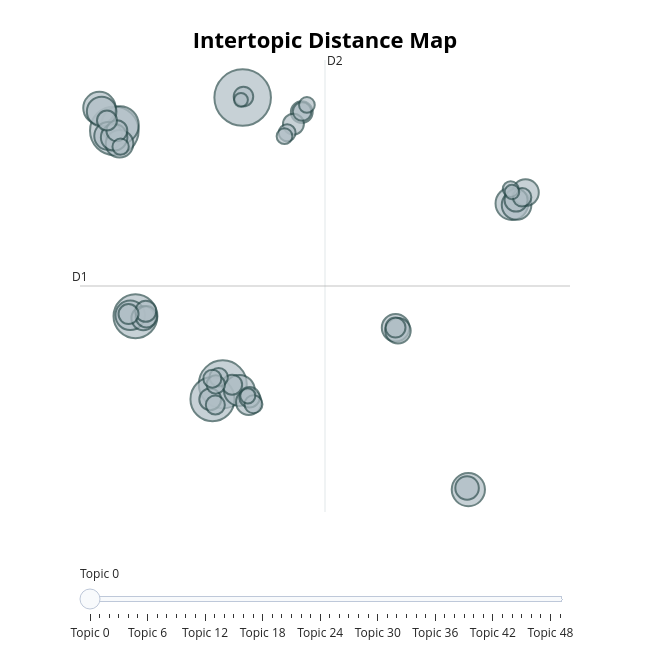

The code cell stored with this chart in its notebook:
### Code cell
topic_model_no_place.visualize_topics()

### Figure 1 — Plotly figure (JSON) as saved in the notebook; plotly's stock layout.template omitted (floating-point values rounded to 4 significant figures; data arrays with more than 128 entries replaced by an {"elided": "..."} marker saying what was removed)
{"data": [{"customdata": {"elided": "50x3 mixed values"}, "hovertemplate": "<b>Topic %{customdata[0]}</b><br>%{customdata[1]}<br>Size: %{customdata[2]}", "legendgroup": "", "marker": {"color": "#B0BEC5", "line": {"color": "DarkSlateGrey", "width": 2}, "size": [168, 124, 121, 102, 101, 74, 58, 56, 55, 50, 46, 46, 46, 41, 40, 40, 37, 37, 34, 34, 30, 29, 28, 25, 25, 24, 23, 23, 23, 22, 21, 21, 21, 21, 20, 19, 18, 18, 18, 18, 17, 17, 15, 14, 13, 13, 13, 12, 11, 10], "sizemode": "area", "sizeref": 0.105, "symbol": "circle"}, "mode": "markers", "name": "", "orientation": "v", "showlegend": false, "type": "scatter", "x": [0.721, -6.037, -0.3275, -0.8681, -4.924, -5.738, 12.6, 14.9, -6.821, 0.5478, -5.2, -6.705, 15.14, -6.358, -5.764, 8.774, -6.048, 15.62, 1.042, 8.899, -4.509, 12.54, 15.12, 3.833, -0.9878, -4.349, -4.382, -5.902, 3.395, 1.084, -5.289, -6.424, 0.1668, 8.769, 0.7627, -0.7186, -0.5439, -0.6944, 15.44, 3.85, 1.29, -0.875, 3.064, -5.705, 2.924, 14.83, 4.103, 0.9916, 14.9, 0.6325], "xaxis": "x", "y": [9.511, 8.211, -1.73, -2.308, 0.9407, 8.433, -5.854, 5.356, 9.101, -1.968, 0.9773, 8.967, 5.3, 8.004, 7.702, 0.4903, 7.952, 5.789, -2.431, 0.3701, 0.8608, -5.788, 5.496, 8.942, -2.317, 0.9207, 1.134, 8.213, 8.471, -2.232, 1.027, 8.612, -1.742, 0.4977, 9.551, -2.538, -1.45, -1.735, 5.603, 8.962, -2.51, -1.507, 8.133, 7.586, 7.998, 5.927, 9.223, -2.18, 5.809, 9.423], "yaxis": "y"}], "layout": {"annotations": [{"showarrow": false, "text": "D1", "x": -7.845, "y": 2.126, "yshift": 10}, {"showarrow": false, "text": "D2", "x": 5.057, "xshift": 10, "y": 10.98}], "height": 650, "hoverlabel": {"bgcolor": "white", "font": {"family": "Rockwell", "size": 16}}, "legend": {"itemsizing": "constant", "tracegroupgap": 0}, "margin": {"t": 60}, "shapes": [{"line": {"color": "#CFD8DC", "width": 2}, "type": "line", "x0": 5.057, "x1": 5.057, "y0": -6.732, "y1": 10.98}, {"line": {"color": "#9E9E9E", "width": 2}, "type": "line", "x0": -7.845, "x1": 17.96, "y0": 2.126, "y1": 2.126}], "sliders": [{"active": 0, "pad": {"t": 50}, "steps": [{"args": [{"marker.color": [["red", "#B0BEC5", "#B0BEC5", "#B0BEC5", "#B0BEC5", "#B0BEC5", "#B0BEC5", "#B0BEC5", "#B0BEC5", "#B0BEC5", "#B0BEC5", "#B0BEC5", "#B0BEC5", "#B0BEC5", "#B0BEC5", "#B0BEC5", "#B0BEC5", "#B0BEC5", "#B0BEC5", "#B0BEC5", "#B0BEC5", "#B0BEC5", "#B0BEC5", "#B0BEC5", "#B0BEC5", "#B0BEC5", "#B0BEC5", "#B0BEC5", "#B0BEC5", "#B0BEC5", "#B0BEC5", "#B0BEC5", "#B0BEC5", "#B0BEC5", "#B0BEC5", "#B0BEC5", "#B0BEC5", "#B0BEC5", "#B0BEC5", "#B0BEC5", "#B0BEC5", "#B0BEC5", "#B0BEC5", "#B0BEC5", "#B0BEC5", "#B0BEC5", "#B0BEC5", "#B0BEC5", "#B0BEC5", "#B0BEC5"]]}], "label": "Topic 0", "method": "update"}, {"args": [{"marker.color": [["#B0BEC5", "red", "#B0BEC5", "#B0BEC5", "#B0BEC5", "#B0BEC5", "#B0BEC5", "#B0BEC5", "#B0BEC5", "#B0BEC5", "#B0BEC5", "#B0BEC5", "#B0BEC5", "#B0BEC5", "#B0BEC5", "#B0BEC5", "#B0BEC5", "#B0BEC5", "#B0BEC5", "#B0BEC5", "#B0BEC5", "#B0BEC5", "#B0BEC5", "#B0BEC5", "#B0BEC5", "#B0BEC5", "#B0BEC5", "#B0BEC5", "#B0BEC5", "#B0BEC5", "#B0BEC5", "#B0BEC5", "#B0BEC5", "#B0BEC5", "#B0BEC5", "#B0BEC5", "#B0BEC5", "#B0BEC5", "#B0BEC5", "#B0BEC5", "#B0BEC5", "#B0BEC5", "#B0BEC5", "#B0BEC5", "#B0BEC5", "#B0BEC5", "#B0BEC5", "#B0BEC5", "#B0BEC5", "#B0BEC5"]]}], "label": "Topic 1", "method": "update"}, {"args": [{"marker.color": [["#B0BEC5", "#B0BEC5", "red", "#B0BEC5", "#B0BEC5", "#B0BEC5", "#B0BEC5", "#B0BEC5", "#B0BEC5", "#B0BEC5", "#B0BEC5", "#B0BEC5", "#B0BEC5", "#B0BEC5", "#B0BEC5", "#B0BEC5", "#B0BEC5", "#B0BEC5", "#B0BEC5", "#B0BEC5", "#B0BEC5", "#B0BEC5", "#B0BEC5", "#B0BEC5", "#B0BEC5", "#B0BEC5", "#B0BEC5", "#B0BEC5", "#B0BEC5", "#B0BEC5", "#B0BEC5", "#B0BEC5", "#B0BEC5", "#B0BEC5", "#B0BEC5", "#B0BEC5", "#B0BEC5", "#B0BEC5", "#B0BEC5", "#B0BEC5", "#B0BEC5", "#B0BEC5", "#B0BEC5", "#B0BEC5", "#B0BEC5", "#B0BEC5", "#B0BEC5", "#B0BEC5", "#B0BEC5", "#B0BEC5"]]}], "label": "Topic 2", "method": "update"}, {"args": [{"marker.color": [["#B0BEC5", "#B0BEC5", "#B0BEC5", "red", "#B0BEC5", "#B0BEC5", "#B0BEC5", "#B0BEC5", "#B0BEC5", "#B0BEC5", "#B0BEC5", "#B0BEC5", "#B0BEC5", "#B0BEC5", "#B0BEC5", "#B0BEC5", "#B0BEC5", "#B0BEC5", "#B0BEC5", "#B0BEC5", "#B0BEC5", "#B0BEC5", "#B0BEC5", "#B0BEC5", "#B0BEC5", "#B0BEC5", "#B0BEC5", "#B0BEC5", "#B0BEC5", "#B0BEC5", "#B0BEC5", "#B0BEC5", "#B0BEC5", "#B0BEC5", "#B0BEC5", "#B0BEC5", "#B0BEC5", "#B0BEC5", "#B0BEC5", "#B0BEC5", "#B0BEC5", "#B0BEC5", "#B0BEC5", "#B0BEC5", "#B0BEC5", "#B0BEC5", "#B0BEC5", "#B0BEC5", "#B0BEC5", "#B0BEC5"]]}], "label": "Topic 3", "method": "update"}, {"args": [{"marker.color": [["#B0BEC5", "#B0BEC5", "#B0BEC5", "#B0BEC5", "red", "#B0BEC5", "#B0BEC5", "#B0BEC5", "#B0BEC5", "#B0BEC5", "#B0BEC5", "#B0BEC5", "#B0BEC5", "#B0BEC5", "#B0BEC5", "#B0BEC5", "#B0BEC5", "#B0BEC5", "#B0BEC5", "#B0BEC5", "#B0BEC5", "#B0BEC5", "#B0BEC5", "#B0BEC5", "#B0BEC5", "#B0BEC5", "#B0BEC5", "#B0BEC5", "#B0BEC5", "#B0BEC5", "#B0BEC5", "#B0BEC5", "#B0BEC5", "#B0BEC5", "#B0BEC5", "#B0BEC5", "#B0BEC5", "#B0BEC5", "#B0BEC5", "#B0BEC5", "#B0BEC5", "#B0BEC5", "#B0BEC5", "#B0BEC5", "#B0BEC5", "#B0BEC5", "#B0BEC5", "#B0BEC5", "#B0BEC5", "#B0BEC5"]]}], "label": "Topic 4", "method": "update"}, {"args": [{"marker.color": [["#B0BEC5", "#B0BEC5", "#B0BEC5", "#B0BEC5", "#B0BEC5", "red", "#B0BEC5", "#B0BEC5", "#B0BEC5", "#B0BEC5", "#B0BEC5", "#B0BEC5", "#B0BEC5", "#B0BEC5", "#B0BEC5", "#B0BEC5", "#B0BEC5", "#B0BEC5", "#B0BEC5", "#B0BEC5", "#B0BEC5", "#B0BEC5", "#B0BEC5", "#B0BEC5", "#B0BEC5", "#B0BEC5", "#B0BEC5", "#B0BEC5", "#B0BEC5", "#B0BEC5", "#B0BEC5", "#B0BEC5", "#B0BEC5", "#B0BEC5", "#B0BEC5", "#B0BEC5", "#B0BEC5", "#B0BEC5", "#B0BEC5", "#B0BEC5", "#B0BEC5", "#B0BEC5", "#B0BEC5", "#B0BEC5", "#B0BEC5", "#B0BEC5", "#B0BEC5", "#B0BEC5", "#B0BEC5", "#B0BEC5"]]}], "label": "Topic 5", "method": "update"}, {"args": [{"marker.color": [["#B0BEC5", "#B0BEC5", "#B0BEC5", "#B0BEC5", "#B0BEC5", "#B0BEC5", "red", "#B0BEC5", "#B0BEC5", "#B0BEC5", "#B0BEC5", "#B0BEC5", "#B0BEC5", "#B0BEC5", "#B0BEC5", "#B0BEC5", "#B0BEC5", "#B0BEC5", "#B0BEC5", "#B0BEC5", "#B0BEC5", "#B0BEC5", "#B0BEC5", "#B0BEC5", "#B0BEC5", "#B0BEC5", "#B0BEC5", "#B0BEC5", "#B0BEC5", "#B0BEC5", "#B0BEC5", "#B0BEC5", "#B0BEC5", "#B0BEC5", "#B0BEC5", "#B0BEC5", "#B0BEC5", "#B0BEC5", "#B0BEC5", "#B0BEC5", "#B0BEC5", "#B0BEC5", "#B0BEC5", "#B0BEC5", "#B0BEC5", "#B0BEC5", "#B0BEC5", "#B0BEC5", "#B0BEC5", "#B0BEC5"]]}], "label": "Topic 6", "method": "update"}, {"args": [{"marker.color": [["#B0BEC5", "#B0BEC5", "#B0BEC5", "#B0BEC5", "#B0BEC5", "#B0BEC5", "#B0BEC5", "red", "#B0BEC5", "#B0BEC5", "#B0BEC5", "#B0BEC5", "#B0BEC5", "#B0BEC5", "#B0BEC5", "#B0BEC5", "#B0BEC5", "#B0BEC5", "#B0BEC5", "#B0BEC5", "#B0BEC5", "#B0BEC5", "#B0BEC5", "#B0BEC5", "#B0BEC5", "#B0BEC5", "#B0BEC5", "#B0BEC5", "#B0BEC5", "#B0BEC5", "#B0BEC5", "#B0BEC5", "#B0BEC5", "#B0BEC5", "#B0BEC5", "#B0BEC5", "#B0BEC5", "#B0BEC5", "#B0BEC5", "#B0BEC5", "#B0BEC5", "#B0BEC5", "#B0BEC5", "#B0BEC5", "#B0BEC5", "#B0BEC5", "#B0BEC5", "#B0BEC5", "#B0BEC5", "#B0BEC5"]]}], "label": "Topic 7", "method": "update"}, {"args": [{"marker.color": [["#B0BEC5", "#B0BEC5", "#B0BEC5", "#B0BEC5", "#B0BEC5", "#B0BEC5", "#B0BEC5", "#B0BEC5", "red", "#B0BEC5", "#B0BEC5", "#B0BEC5", "#B0BEC5", "#B0BEC5", "#B0BEC5", "#B0BEC5", "#B0BEC5", "#B0BEC5", "#B0BEC5", "#B0BEC5", "#B0BEC5", "#B0BEC5", "#B0BEC5", "#B0BEC5", "#B0BEC5", "#B0BEC5", "#B0BEC5", "#B0BEC5", "#B0BEC5", "#B0BEC5", "#B0BEC5", "#B0BEC5", "#B0BEC5", "#B0BEC5", "#B0BEC5", "#B0BEC5", "#B0BEC5", "#B0BEC5", "#B0BEC5", "#B0BEC5", "#B0BEC5", "#B0BEC5", "#B0BEC5", "#B0BEC5", "#B0BEC5", "#B0BEC5", "#B0BEC5", "#B0BEC5", "#B0BEC5", "#B0BEC5"]]}], "label": "Topic 8", "method": "update"}, {"args": [{"marker.color": [["#B0BEC5", "#B0BEC5", "#B0BEC5", "#B0BEC5", "#B0BEC5", "#B0BEC5", "#B0BEC5", "#B0BEC5", "#B0BEC5", "red", "#B0BEC5", "#B0BEC5", "#B0BEC5", "#B0BEC5", "#B0BEC5", "#B0BEC5", "#B0BEC5", "#B0BEC5", "#B0BEC5", "#B0BEC5", "#B0BEC5", "#B0BEC5", "#B0BEC5", "#B0BEC5", "#B0BEC5", "#B0BEC5", "#B0BEC5", "#B0BEC5", "#B0BEC5", "#B0BEC5", "#B0BEC5", "#B0BEC5", "#B0BEC5", "#B0BEC5", "#B0BEC5", "#B0BEC5", "#B0BEC5", "#B0BEC5", "#B0BEC5", "#B0BEC5", "#B0BEC5", "#B0BEC5", "#B0BEC5", "#B0BEC5", "#B0BEC5", "#B0BEC5", "#B0BEC5", "#B0BEC5", "#B0BEC5", "#B0BEC5"]]}], "label": "Topic 9", "method": "update"}, {"args": [{"marker.color": [["#B0BEC5", "#B0BEC5", "#B0BEC5", "#B0BEC5", "#B0BEC5", "#B0BEC5", "#B0BEC5", "#B0BEC5", "#B0BEC5", "#B0BEC5", "red", "#B0BEC5", "#B0BEC5", "#B0BEC5", "#B0BEC5", "#B0BEC5", "#B0BEC5", "#B0BEC5", "#B0BEC5", "#B0BEC5", "#B0BEC5", "#B0BEC5", "#B0BEC5", "#B0BEC5", "#B0BEC5", "#B0BEC5", "#B0BEC5", "#B0BEC5", "#B0BEC5", "#B0BEC5", "#B0BEC5", "#B0BEC5", "#B0BEC5", "#B0BEC5", "#B0BEC5", "#B0BEC5", "#B0BEC5", "#B0BEC5", "#B0BEC5", "#B0BEC5", "#B0BEC5", "#B0BEC5", "#B0BEC5", "#B0BEC5", "#B0BEC5", "#B0BEC5", "#B0BEC5", "#B0BEC5", "#B0BEC5", "#B0BEC5"]]}], "label": "Topic 10", "method": "update"}, {"args": [{"marker.color": [["#B0BEC5", "#B0BEC5", "#B0BEC5", "#B0BEC5", "#B0BEC5", "#B0BEC5", "#B0BEC5", "#B0BEC5", "#B0BEC5", "#B0BEC5", "#B0BEC5", "red", "#B0BEC5", "#B0BEC5", "#B0BEC5", "#B0BEC5", "#B0BEC5", "#B0BEC5", "#B0BEC5", "#B0BEC5", "#B0BEC5", "#B0BEC5", "#B0BEC5", "#B0BEC5", "#B0BEC5", "#B0BEC5", "#B0BEC5", "#B0BEC5", "#B0BEC5", "#B0BEC5", "#B0BEC5", "#B0BEC5", "#B0BEC5", "#B0BEC5", "#B0BEC5", "#B0BEC5", "#B0BEC5", "#B0BEC5", "#B0BEC5", "#B0BEC5", "#B0BEC5", "#B0BEC5", "#B0BEC5", "#B0BEC5", "#B0BEC5", "#B0BEC5", "#B0BEC5", "#B0BEC5", "#B0BEC5", "#B0BEC5"]]}], "label": "Topic 11", "method": "update"}, {"args": [{"marker.color": [["#B0BEC5", "#B0BEC5", "#B0BEC5", "#B0BEC5", "#B0BEC5", "#B0BEC5", "#B0BEC5", "#B0BEC5", "#B0BEC5", "#B0BEC5", "#B0BEC5", "#B0BEC5", "red", "#B0BEC5", "#B0BEC5", "#B0BEC5", "#B0BEC5", "#B0BEC5", "#B0BEC5", "#B0BEC5", "#B0BEC5", "#B0BEC5", "#B0BEC5", "#B0BEC5", "#B0BEC5", "#B0BEC5", "#B0BEC5", "#B0BEC5", "#B0BEC5", "#B0BEC5", "#B0BEC5", "#B0BEC5", "#B0BEC5", "#B0BEC5", "#B0BEC5", "#B0BEC5", "#B0BEC5", "#B0BEC5", "#B0BEC5", "#B0BEC5", "#B0BEC5", "#B0BEC5", "#B0BEC5", "#B0BEC5", "#B0BEC5", "#B0BEC5", "#B0BEC5", "#B0BEC5", "#B0BEC5", "#B0BEC5"]]}], "label": "Topic 12", "method": "update"}, {"args": [{"marker.color": [["#B0BEC5", "#B0BEC5", "#B0BEC5", "#B0BEC5", "#B0BEC5", "#B0BEC5", "#B0BEC5", "#B0BEC5", "#B0BEC5", "#B0BEC5", "#B0BEC5", "#B0BEC5", "#B0BEC5", "red", "#B0BEC5", "#B0BEC5", "#B0BEC5", "#B0BEC5", "#B0BEC5", "#B0BEC5", "#B0BEC5", "#B0BEC5", "#B0BEC5", "#B0BEC5", "#B0BEC5", "#B0BEC5", "#B0BEC5", "#B0BEC5", "#B0BEC5", "#B0BEC5", "#B0BEC5", "#B0BEC5", "#B0BEC5", "#B0BEC5", "#B0BEC5", "#B0BEC5", "#B0BEC5", "#B0BEC5", "#B0BEC5", "#B0BEC5", "#B0BEC5", "#B0BEC5", "#B0BEC5", "#B0BEC5", "#B0BEC5", "#B0BEC5", "#B0BEC5", "#B0BEC5", "#B0BEC5", "#B0BEC5"]]}], "label": "Topic 13", "method": "update"}, {"args": [{"marker.color": [["#B0BEC5", "#B0BEC5", "#B0BEC5", "#B0BEC5", "#B0BEC5", "#B0BEC5", "#B0BEC5", "#B0BEC5", "#B0BEC5", "#B0BEC5", "#B0BEC5", "#B0BEC5", "#B0BEC5", "#B0BEC5", "red", "#B0BEC5", "#B0BEC5", "#B0BEC5", "#B0BEC5", "#B0BEC5", "#B0BEC5", "#B0BEC5", "#B0BEC5", "#B0BEC5", "#B0BEC5", "#B0BEC5", "#B0BEC5", "#B0BEC5", "#B0BEC5", "#B0BEC5", "#B0BEC5", "#B0BEC5", "#B0BEC5", "#B0BEC5", "#B0BEC5", "#B0BEC5", "#B0BEC5", "#B0BEC5", "#B0BEC5", "#B0BEC5", "#B0BEC5", "#B0BEC5", "#B0BEC5", "#B0BEC5", "#B0BEC5", "#B0BEC5", "#B0BEC5", "#B0BEC5", "#B0BEC5", "#B0BEC5"]]}], "label": "Topic 14", "method": "update"}, {"args": [{"marker.color": [["#B0BEC5", "#B0BEC5", "#B0BEC5", "#B0BEC5", "#B0BEC5", "#B0BEC5", "#B0BEC5", "#B0BEC5", "#B0BEC5", "#B0BEC5", "#B0BEC5", "#B0BEC5", "#B0BEC5", "#B0BEC5", "#B0BEC5", "red", "#B0BEC5", "#B0BEC5", "#B0BEC5", "#B0BEC5", "#B0BEC5", "#B0BEC5", "#B0BEC5", "#B0BEC5", "#B0BEC5", "#B0BEC5", "#B0BEC5", "#B0BEC5", "#B0BEC5", "#B0BEC5", "#B0BEC5", "#B0BEC5", "#B0BEC5", "#B0BEC5", "#B0BEC5", "#B0BEC5", "#B0BEC5", "#B0BEC5", "#B0BEC5", "#B0BEC5", "#B0BEC5", "#B0BEC5", "#B0BEC5", "#B0BEC5", "#B0BEC5", "#B0BEC5", "#B0BEC5", "#B0BEC5", "#B0BEC5", "#B0BEC5"]]}], "label": "Topic 15", "method": "update"}, {"args": [{"marker.color": [["#B0BEC5", "#B0BEC5", "#B0BEC5", "#B0BEC5", "#B0BEC5", "#B0BEC5", "#B0BEC5", "#B0BEC5", "#B0BEC5", "#B0BEC5", "#B0BEC5", "#B0BEC5", "#B0BEC5", "#B0BEC5", "#B0BEC5", "#B0BEC5", "red", "#B0BEC5", "#B0BEC5", "#B0BEC5", "#B0BEC5", "#B0BEC5", "#B0BEC5", "#B0BEC5", "#B0BEC5", "#B0BEC5", "#B0BEC5", "#B0BEC5", "#B0BEC5", "#B0BEC5", "#B0BEC5", "#B0BEC5", "#B0BEC5", "#B0BEC5", "#B0BEC5", "#B0BEC5", "#B0BEC5", "#B0BEC5", "#B0BEC5", "#B0BEC5", "#B0BEC5", "#B0BEC5", "#B0BEC5", "#B0BEC5", "#B0BEC5", "#B0BEC5", "#B0BEC5", "#B0BEC5", "#B0BEC5", "#B0BEC5"]]}], "label": "Topic 16", "method": "update"}, {"args": [{"marker.color": [["#B0BEC5", "#B0BEC5", "#B0BEC5", "#B0BEC5", "#B0BEC5", "#B0BEC5", "#B0BEC5", "#B0BEC5", "#B0BEC5", "#B0BEC5", "#B0BEC5", "#B0BEC5", "#B0BEC5", "#B0BEC5", "#B0BEC5", "#B0BEC5", "#B0BEC5", "red", "#B0BEC5", "#B0BEC5", "#B0BEC5", "#B0BEC5", "#B0BEC5", "#B0BEC5", "#B0BEC5", "#B0BEC5", "#B0BEC5", "#B0BEC5", "#B0BEC5", "#B0BEC5", "#B0BEC5", "#B0BEC5", "#B0BEC5", "#B0BEC5", "#B0BEC5", "#B0BEC5", "#B0BEC5", "#B0BEC5", "#B0BEC5", "#B0BEC5", "#B0BEC5", "#B0BEC5", "#B0BEC5", "#B0BEC5", "#B0BEC5", "#B0BEC5", "#B0BEC5", "#B0BEC5", "#B0BEC5", "#B0BEC5"]]}], "label": "Topic 17", "method": "update"}, {"args": [{"marker.color": [["#B0BEC5", "#B0BEC5", "#B0BEC5", "#B0BEC5", "#B0BEC5", "#B0BEC5", "#B0BEC5", "#B0BEC5", "#B0BEC5", "#B0BEC5", "#B0BEC5", "#B0BEC5", "#B0BEC5", "#B0BEC5", "#B0BEC5", "#B0BEC5", "#B0BEC5", "#B0BEC5", "red", "#B0BEC5", "#B0BEC5", "#B0BEC5", "#B0BEC5", "#B0BEC5", "#B0BEC5", "#B0BEC5", "#B0BEC5", "#B0BEC5", "#B0BEC5", "#B0BEC5", "#B0BEC5", "#B0BEC5", "#B0BEC5", "#B0BEC5", "#B0BEC5", "#B0BEC5", "#B0BEC5", "#B0BEC5", "#B0BEC5", "#B0BEC5", "#B0BEC5", "#B0BEC5", "#B0BEC5", "#B0BEC5", "#B0BEC5", "#B0BEC5", "#B0BEC5", "#B0BEC5", "#B0BEC5", "#B0BEC5"]]}], "label": "Topic 18", "method": "update"}, {"args": [{"marker.color": [["#B0BEC5", "#B0BEC5", "#B0BEC5", "#B0BEC5", "#B0BEC5", "#B0BEC5", "#B0BEC5", "#B0BEC5", "#B0BEC5", "#B0BEC5", "#B0BEC5", "#B0BEC5", "#B0BEC5", "#B0BEC5", "#B0BEC5", "#B0BEC5", "#B0BEC5", "#B0BEC5", "#B0BEC5", "red", "#B0BEC5", "#B0BEC5", "#B0BEC5", "#B0BEC5", "#B0BEC5", "#B0BEC5", "#B0BEC5", "#B0BEC5", "#B0BEC5", "#B0BEC5", "#B0BEC5", "#B0BEC5", "#B0BEC5", "#B0BEC5", "#B0BEC5", "#B0BEC5", "#B0BEC5", "#B0BEC5", "#B0BEC5", "#B0BEC5", "#B0BEC5", "#B0BEC5", "#B0BEC5", "#B0BEC5", "#B0BEC5", "#B0BEC5", "#B0BEC5", "#B0BEC5", "#B0BEC5", "#B0BEC5"]]}], "label": "Topic 19", "method": "update"}, {"args": [{"marker.color": [["#B0BEC5", "#B0BEC5", "#B0BEC5", "#B0BEC5", "#B0BEC5", "#B0BEC5", "#B0BEC5", "#B0BEC5", "#B0BEC5", "#B0BEC5", "#B0BEC5", "#B0BEC5", "#B0BEC5", "#B0BEC5", "#B0BEC5", "#B0BEC5", "#B0BEC5", "#B0BEC5", "#B0BEC5", "#B0BEC5", "red", "#B0BEC5", "#B0BEC5", "#B0BEC5", "#B0BEC5", "#B0BEC5", "#B0BEC5", "#B0BEC5", "#B0BEC5", "#B0BEC5", "#B0BEC5", "#B0BEC5", "#B0BEC5", "#B0BEC5", "#B0BEC5", "#B0BEC5", "#B0BEC5", "#B0BEC5", "#B0BEC5", "#B0BEC5", "#B0BEC5", "#B0BEC5", "#B0BEC5", "#B0BEC5", "#B0BEC5", "#B0BEC5", "#B0BEC5", "#B0BEC5", "#B0BEC5", "#B0BEC5"]]}], "label": "Topic 20", "method": "update"}, {"args": [{"marker.color": [["#B0BEC5", "#B0BEC5", "#B0BEC5", "#B0BEC5", "#B0BEC5", "#B0BEC5", "#B0BEC5", "#B0BEC5", "#B0BEC5", "#B0BEC5", "#B0BEC5", "#B0BEC5", "#B0BEC5", "#B0BEC5", "#B0BEC5", "#B0BEC5", "#B0BEC5", "#B0BEC5", "#B0BEC5", "#B0BEC5", "#B0BEC5", "red", "#B0BEC5", "#B0BEC5", "#B0BEC5", "#B0BEC5", "#B0BEC5", "#B0BEC5", "#B0BEC5", "#B0BEC5", "#B0BEC5", "#B0BEC5", "#B0BEC5", "#B0BEC5", "#B0BEC5", "#B0BEC5", "#B0BEC5", "#B0BEC5", "#B0BEC5", "#B0BEC5", "#B0BEC5", "#B0BEC5", "#B0BEC5", "#B0BEC5", "#B0BEC5", "#B0BEC5", "#B0BEC5", "#B0BEC5", "#B0BEC5", "#B0BEC5"]]}], "label": "Topic 21", "method": "update"}, {"args": [{"marker.color": [["#B0BEC5", "#B0BEC5", "#B0BEC5", "#B0BEC5", "#B0BEC5", "#B0BEC5", "#B0BEC5", "#B0BEC5", "#B0BEC5", "#B0BEC5", "#B0BEC5", "#B0BEC5", "#B0BEC5", "#B0BEC5", "#B0BEC5", "#B0BEC5", "#B0BEC5", "#B0BEC5", "#B0BEC5", "#B0BEC5", "#B0BEC5", "#B0BEC5", "red", "#B0BEC5", "#B0BEC5", "#B0BEC5", "#B0BEC5", "#B0BEC5", "#B0BEC5", "#B0BEC5", "#B0BEC5", "#B0BEC5", "#B0BEC5", "#B0BEC5", "#B0BEC5", "#B0BEC5", "#B0BEC5", "#B0BEC5", "#B0BEC5", "#B0BEC5", "#B0BEC5", "#B0BEC5", "#B0BEC5", "#B0BEC5", "#B0BEC5", "#B0BEC5", "#B0BEC5", "#B0BEC5", "#B0BEC5", "#B0BEC5"]]}], "label": "Topic 22", "method": "update"}, {"args": [{"marker.color": [["#B0BEC5", "#B0BEC5", "#B0BEC5", "#B0BEC5", "#B0BEC5", "#B0BEC5", "#B0BEC5", "#B0BEC5", "#B0BEC5", "#B0BEC5", "#B0BEC5", "#B0BEC5", "#B0BEC5", "#B0BEC5", "#B0BEC5", "#B0BEC5", "#B0BEC5", "#B0BEC5", "#B0BEC5", "#B0BEC5", "#B0BEC5", "#B0BEC5", "#B0BEC5", "red", "#B0BEC5", "#B0BEC5", "#B0BEC5", "#B0BEC5", "#B0BEC5", "#B0BEC5", "#B0BEC5", "#B0BEC5", "#B0BEC5", "#B0BEC5", "#B0BEC5", "#B0BEC5", "#B0BEC5", "#B0BEC5", "#B0BEC5", "#B0BEC5", "#B0BEC5", "#B0BEC5", "#B0BEC5", "#B0BEC5", "#B0BEC5", "#B0BEC5", "#B0BEC5", "#B0BEC5", "#B0BEC5", "#B0BEC5"]]}], "label": "Topic 23", "method": "update"}, {"args": [{"marker.color": [["#B0BEC5", "#B0BEC5", "#B0BEC5", "#B0BEC5", "#B0BEC5", "#B0BEC5", "#B0BEC5", "#B0BEC5", "#B0BEC5", "#B0BEC5", "#B0BEC5", "#B0BEC5", "#B0BEC5", "#B0BEC5", "#B0BEC5", "#B0BEC5", "#B0BEC5", "#B0BEC5", "#B0BEC5", "#B0BEC5", "#B0BEC5", "#B0BEC5", "#B0BEC5", "#B0BEC5", "red", "#B0BEC5", "#B0BEC5", "#B0BEC5", "#B0BEC5", "#B0BEC5", "#B0BEC5", "#B0BEC5", "#B0BEC5", "#B0BEC5", "#B0BEC5", "#B0BEC5", "#B0BEC5", "#B0BEC5", "#B0BEC5", "#B0BEC5", "#B0BEC5", "#B0BEC5", "#B0BEC5", "#B0BEC5", "#B0BEC5", "#B0BEC5", "#B0BEC5", "#B0BEC5", "#B0BEC5", "#B0BEC5"]]}], "label": "Topic 24", "method": "update"}, {"args": [{"marker.color": [["#B0BEC5", "#B0BEC5", "#B0BEC5", "#B0BEC5", "#B0BEC5", "#B0BEC5", "#B0BEC5", "#B0BEC5", "#B0BEC5", "#B0BEC5", "#B0BEC5", "#B0BEC5", "#B0BEC5", "#B0BEC5", "#B0BEC5", "#B0BEC5", "#B0BEC5", "#B0BEC5", "#B0BEC5", "#B0BEC5", "#B0BEC5", "#B0BEC5", "#B0BEC5", "#B0BEC5", "#B0BEC5", "red", "#B0BEC5", "#B0BEC5", "#B0BEC5", "#B0BEC5", "#B0BEC5", "#B0BEC5", "#B0BEC5", "#B0BEC5", "#B0BEC5", "#B0BEC5", "#B0BEC5", "#B0BEC5", "#B0BEC5", "#B0BEC5", "#B0BEC5", "#B0BEC5", "#B0BEC5", "#B0BEC5", "#B0BEC5", "#B0BEC5", "#B0BEC5", "#B0BEC5", "#B0BEC5", "#B0BEC5"]]}], "label": "Topic 25", "method": "update"}, {"args": [{"marker.color": [["#B0BEC5", "#B0BEC5", "#B0BEC5", "#B0BEC5", "#B0BEC5", "#B0BEC5", "#B0BEC5", "#B0BEC5", "#B0BEC5", "#B0BEC5", "#B0BEC5", "#B0BEC5", "#B0BEC5", "#B0BEC5", "#B0BEC5", "#B0BEC5", "#B0BEC5", "#B0BEC5", "#B0BEC5", "#B0BEC5", "#B0BEC5", "#B0BEC5", "#B0BEC5", "#B0BEC5", "#B0BEC5", "#B0BEC5", "red", "#B0BEC5", "#B0BEC5", "#B0BEC5", "#B0BEC5", "#B0BEC5", "#B0BEC5", "#B0BEC5", "#B0BEC5", "#B0BEC5", "#B0BEC5", "#B0BEC5", "#B0BEC5", "#B0BEC5", "#B0BEC5", "#B0BEC5", "#B0BEC5", "#B0BEC5", "#B0BEC5", "#B0BEC5", "#B0BEC5", "#B0BEC5", "#B0BEC5", "#B0BEC5"]]}], "label": "Topic 26", "method": "update"}, {"args": [{"marker.color": [["#B0BEC5", "#B0BEC5", "#B0BEC5", "#B0BEC5", "#B0BEC5", "#B0BEC5", "#B0BEC5", "#B0BEC5", "#B0BEC5", "#B0BEC5", "#B0BEC5", "#B0BEC5", "#B0BEC5", "#B0BEC5", "#B0BEC5", "#B0BEC5", "#B0BEC5", "#B0BEC5", "#B0BEC5", "#B0BEC5", "#B0BEC5", "#B0BEC5", "#B0BEC5", "#B0BEC5", "#B0BEC5", "#B0BEC5", "#B0BEC5", "red", "#B0BEC5", "#B0BEC5", "#B0BEC5", "#B0BEC5", "#B0BEC5", "#B0BEC5", "#B0BEC5", "#B0BEC5", "#B0BEC5", "#B0BEC5", "#B0BEC5", "#B0BEC5", "#B0BEC5", "#B0BEC5", "#B0BEC5", "#B0BEC5", "#B0BEC5", "#B0BEC5", "#B0BEC5", "#B0BEC5", "#B0BEC5", "#B0BEC5"]]}], "label": "Topic 27", "method": "update"}, {"args": [{"marker.color": [["#B0BEC5", "#B0BEC5", "#B0BEC5", "#B0BEC5", "#B0BEC5", "#B0BEC5", "#B0BEC5", "#B0BEC5", "#B0BEC5", "#B0BEC5", "#B0BEC5", "#B0BEC5", "#B0BEC5", "#B0BEC5", "#B0BEC5", "#B0BEC5", "#B0BEC5", "#B0BEC5", "#B0BEC5", "#B0BEC5", "#B0BEC5", "#B0BEC5", "#B0BEC5", "#B0BEC5", "#B0BEC5", "#B0BEC5", "#B0BEC5", "#B0BEC5", "red", "#B0BEC5", "#B0BEC5", "#B0BEC5", "#B0BEC5", "#B0BEC5", "#B0BEC5", "#B0BEC5", "#B0BEC5", "#B0BEC5", "#B0BEC5", "#B0BEC5", "#B0BEC5", "#B0BEC5", "#B0BEC5", "#B0BEC5", "#B0BEC5", "#B0BEC5", "#B0BEC5", "#B0BEC5", "#B0BEC5", "#B0BEC5"]]}], "label": "Topic 28", "method": "update"}, {"args": [{"marker.color": [["#B0BEC5", "#B0BEC5", "#B0BEC5", "#B0BEC5", "#B0BEC5", "#B0BEC5", "#B0BEC5", "#B0BEC5", "#B0BEC5", "#B0BEC5", "#B0BEC5", "#B0BEC5", "#B0BEC5", "#B0BEC5", "#B0BEC5", "#B0BEC5", "#B0BEC5", "#B0BEC5", "#B0BEC5", "#B0BEC5", "#B0BEC5", "#B0BEC5", "#B0BEC5", "#B0BEC5", "#B0BEC5", "#B0BEC5", "#B0BEC5", "#B0BEC5", "#B0BEC5", "red", "#B0BEC5", "#B0BEC5", "#B0BEC5", "#B0BEC5", "#B0BEC5", "#B0BEC5", "#B0BEC5", "#B0BEC5", "#B0BEC5", "#B0BEC5", "#B0BEC5", "#B0BEC5", "#B0BEC5", "#B0BEC5", "#B0BEC5", "#B0BEC5", "#B0BEC5", "#B0BEC5", "#B0BEC5", "#B0BEC5"]]}], "label": "Topic 29", "method": "update"}, {"args": [{"marker.color": [["#B0BEC5", "#B0BEC5", "#B0BEC5", "#B0BEC5", "#B0BEC5", "#B0BEC5", "#B0BEC5", "#B0BEC5", "#B0BEC5", "#B0BEC5", "#B0BEC5", "#B0BEC5", "#B0BEC5", "#B0BEC5", "#B0BEC5", "#B0BEC5", "#B0BEC5", "#B0BEC5", "#B0BEC5", "#B0BEC5", "#B0BEC5", "#B0BEC5", "#B0BEC5", "#B0BEC5", "#B0BEC5", "#B0BEC5", "#B0BEC5", "#B0BEC5", "#B0BEC5", "#B0BEC5", "red", "#B0BEC5", "#B0BEC5", "#B0BEC5", "#B0BEC5", "#B0BEC5", "#B0BEC5", "#B0BEC5", "#B0BEC5", "#B0BEC5", "#B0BEC5", "#B0BEC5", "#B0BEC5", "#B0BEC5", "#B0BEC5", "#B0BEC5", "#B0BEC5", "#B0BEC5", "#B0BEC5", "#B0BEC5"]]}], "label": "Topic 30", "method": "update"}, {"args": [{"marker.color": [["#B0BEC5", "#B0BEC5", "#B0BEC5", "#B0BEC5", "#B0BEC5", "#B0BEC5", "#B0BEC5", "#B0BEC5", "#B0BEC5", "#B0BEC5", "#B0BEC5", "#B0BEC5", "#B0BEC5", "#B0BEC5", "#B0BEC5", "#B0BEC5", "#B0BEC5", "#B0BEC5", "#B0BEC5", "#B0BEC5", "#B0BEC5", "#B0BEC5", "#B0BEC5", "#B0BEC5", "#B0BEC5", "#B0BEC5", "#B0BEC5", "#B0BEC5", "#B0BEC5", "#B0BEC5", "#B0BEC5", "red", "#B0BEC5", "#B0BEC5", "#B0BEC5", "#B0BEC5", "#B0BEC5", "#B0BEC5", "#B0BEC5", "#B0BEC5", "#B0BEC5", "#B0BEC5", "#B0BEC5", "#B0BEC5", "#B0BEC5", "#B0BEC5", "#B0BEC5", "#B0BEC5", "#B0BEC5", "#B0BEC5"]]}], "label": "Topic 31", "method": "update"}, {"args": [{"marker.color": [["#B0BEC5", "#B0BEC5", "#B0BEC5", "#B0BEC5", "#B0BEC5", "#B0BEC5", "#B0BEC5", "#B0BEC5", "#B0BEC5", "#B0BEC5", "#B0BEC5", "#B0BEC5", "#B0BEC5", "#B0BEC5", "#B0BEC5", "#B0BEC5", "#B0BEC5", "#B0BEC5", "#B0BEC5", "#B0BEC5", "#B0BEC5", "#B0BEC5", "#B0BEC5", "#B0BEC5", "#B0BEC5", "#B0BEC5", "#B0BEC5", "#B0BEC5", "#B0BEC5", "#B0BEC5", "#B0BEC5", "#B0BEC5", "red", "#B0BEC5", "#B0BEC5", "#B0BEC5", "#B0BEC5", "#B0BEC5", "#B0BEC5", "#B0BEC5", "#B0BEC5", "#B0BEC5", "#B0BEC5", "#B0BEC5", "#B0BEC5", "#B0BEC5", "#B0BEC5", "#B0BEC5", "#B0BEC5", "#B0BEC5"]]}], "label": "Topic 32", "method": "update"}, {"args": [{"marker.color": [["#B0BEC5", "#B0BEC5", "#B0BEC5", "#B0BEC5", "#B0BEC5", "#B0BEC5", "#B0BEC5", "#B0BEC5", "#B0BEC5", "#B0BEC5", "#B0BEC5", "#B0BEC5", "#B0BEC5", "#B0BEC5", "#B0BEC5", "#B0BEC5", "#B0BEC5", "#B0BEC5", "#B0BEC5", "#B0BEC5", "#B0BEC5", "#B0BEC5", "#B0BEC5", "#B0BEC5", "#B0BEC5", "#B0BEC5", "#B0BEC5", "#B0BEC5", "#B0BEC5", "#B0BEC5", "#B0BEC5", "#B0BEC5", "#B0BEC5", "red", "#B0BEC5", "#B0BEC5", "#B0BEC5", "#B0BEC5", "#B0BEC5", "#B0BEC5", "#B0BEC5", "#B0BEC5", "#B0BEC5", "#B0BEC5", "#B0BEC5", "#B0BEC5", "#B0BEC5", "#B0BEC5", "#B0BEC5", "#B0BEC5"]]}], "label": "Topic 33", "method": "update"}, {"args": [{"marker.color": [["#B0BEC5", "#B0BEC5", "#B0BEC5", "#B0BEC5", "#B0BEC5", "#B0BEC5", "#B0BEC5", "#B0BEC5", "#B0BEC5", "#B0BEC5", "#B0BEC5", "#B0BEC5", "#B0BEC5", "#B0BEC5", "#B0BEC5", "#B0BEC5", "#B0BEC5", "#B0BEC5", "#B0BEC5", "#B0BEC5", "#B0BEC5", "#B0BEC5", "#B0BEC5", "#B0BEC5", "#B0BEC5", "#B0BEC5", "#B0BEC5", "#B0BEC5", "#B0BEC5", "#B0BEC5", "#B0BEC5", "#B0BEC5", "#B0BEC5", "#B0BEC5", "red", "#B0BEC5", "#B0BEC5", "#B0BEC5", "#B0BEC5", "#B0BEC5", "#B0BEC5", "#B0BEC5", "#B0BEC5", "#B0BEC5", "#B0BEC5", "#B0BEC5", "#B0BEC5", "#B0BEC5", "#B0BEC5", "#B0BEC5"]]}], "label": "Topic 34", "method": "update"}, {"args": [{"marker.color": [["#B0BEC5", "#B0BEC5", "#B0BEC5", "#B0BEC5", "#B0BEC5", "#B0BEC5", "#B0BEC5", "#B0BEC5", "#B0BEC5", "#B0BEC5", "#B0BEC5", "#B0BEC5", "#B0BEC5", "#B0BEC5", "#B0BEC5", "#B0BEC5", "#B0BEC5", "#B0BEC5", "#B0BEC5", "#B0BEC5", "#B0BEC5", "#B0BEC5", "#B0BEC5", "#B0BEC5", "#B0BEC5", "#B0BEC5", "#B0BEC5", "#B0BEC5", "#B0BEC5", "#B0BEC5", "#B0BEC5", "#B0BEC5", "#B0BEC5", "#B0BEC5", "#B0BEC5", "red", "#B0BEC5", "#B0BEC5", "#B0BEC5", "#B0BEC5", "#B0BEC5", "#B0BEC5", "#B0BEC5", "#B0BEC5", "#B0BEC5", "#B0BEC5", "#B0BEC5", "#B0BEC5", "#B0BEC5", "#B0BEC5"]]}], "label": "Topic 35", "method": "update"}, {"args": [{"marker.color": [["#B0BEC5", "#B0BEC5", "#B0BEC5", "#B0BEC5", "#B0BEC5", "#B0BEC5", "#B0BEC5", "#B0BEC5", "#B0BEC5", "#B0BEC5", "#B0BEC5", "#B0BEC5", "#B0BEC5", "#B0BEC5", "#B0BEC5", "#B0BEC5", "#B0BEC5", "#B0BEC5", "#B0BEC5", "#B0BEC5", "#B0BEC5", "#B0BEC5", "#B0BEC5", "#B0BEC5", "#B0BEC5", "#B0BEC5", "#B0BEC5", "#B0BEC5", "#B0BEC5", "#B0BEC5", "#B0BEC5", "#B0BEC5", "#B0BEC5", "#B0BEC5", "#B0BEC5", "#B0BEC5", "red", "#B0BEC5", "#B0BEC5", "#B0BEC5", "#B0BEC5", "#B0BEC5", "#B0BEC5", "#B0BEC5", "#B0BEC5", "#B0BEC5", "#B0BEC5", "#B0BEC5", "#B0BEC5", "#B0BEC5"]]}], "label": "Topic 36", "method": "update"}, {"args": [{"marker.color": [["#B0BEC5", "#B0BEC5", "#B0BEC5", "#B0BEC5", "#B0BEC5", "#B0BEC5", "#B0BEC5", "#B0BEC5", "#B0BEC5", "#B0BEC5", "#B0BEC5", "#B0BEC5", "#B0BEC5", "#B0BEC5", "#B0BEC5", "#B0BEC5", "#B0BEC5", "#B0BEC5", "#B0BEC5", "#B0BEC5", "#B0BEC5", "#B0BEC5", "#B0BEC5", "#B0BEC5", "#B0BEC5", "#B0BEC5", "#B0BEC5", "#B0BEC5", "#B0BEC5", "#B0BEC5", "#B0BEC5", "#B0BEC5", "#B0BEC5", "#B0BEC5", "#B0BEC5", "#B0BEC5", "#B0BEC5", "red", "#B0BEC5", "#B0BEC5", "#B0BEC5", "#B0BEC5", "#B0BEC5", "#B0BEC5", "#B0BEC5", "#B0BEC5", "#B0BEC5", "#B0BEC5", "#B0BEC5", "#B0BEC5"]]}], "label": "Topic 37", "method": "update"}, {"args": [{"marker.color": [["#B0BEC5", "#B0BEC5", "#B0BEC5", "#B0BEC5", "#B0BEC5", "#B0BEC5", "#B0BEC5", "#B0BEC5", "#B0BEC5", "#B0BEC5", "#B0BEC5", "#B0BEC5", "#B0BEC5", "#B0BEC5", "#B0BEC5", "#B0BEC5", "#B0BEC5", "#B0BEC5", "#B0BEC5", "#B0BEC5", "#B0BEC5", "#B0BEC5", "#B0BEC5", "#B0BEC5", "#B0BEC5", "#B0BEC5", "#B0BEC5", "#B0BEC5", "#B0BEC5", "#B0BEC5", "#B0BEC5", "#B0BEC5", "#B0BEC5", "#B0BEC5", "#B0BEC5", "#B0BEC5", "#B0BEC5", "#B0BEC5", "red", "#B0BEC5", "#B0BEC5", "#B0BEC5", "#B0BEC5", "#B0BEC5", "#B0BEC5", "#B0BEC5", "#B0BEC5", "#B0BEC5", "#B0BEC5", "#B0BEC5"]]}], "label": "Topic 38", "method": "update"}, {"args": [{"marker.color": [["#B0BEC5", "#B0BEC5", "#B0BEC5", "#B0BEC5", "#B0BEC5", "#B0BEC5", "#B0BEC5", "#B0BEC5", "#B0BEC5", "#B0BEC5", "#B0BEC5", "#B0BEC5", "#B0BEC5", "#B0BEC5", "#B0BEC5", "#B0BEC5", "#B0BEC5", "#B0BEC5", "#B0BEC5", "#B0BEC5", "#B0BEC5", "#B0BEC5", "#B0BEC5", "#B0BEC5", "#B0BEC5", "#B0BEC5", "#B0BEC5", "#B0BEC5", "#B0BEC5", "#B0BEC5", "#B0BEC5", "#B0BEC5", "#B0BEC5", "#B0BEC5", "#B0BEC5", "#B0BEC5", "#B0BEC5", "#B0BEC5", "#B0BEC5", "red", "#B0BEC5", "#B0BEC5", "#B0BEC5", "#B0BEC5", "#B0BEC5", "#B0BEC5", "#B0BEC5", "#B0BEC5", "#B0BEC5", "#B0BEC5"]]}], "label": "Topic 39", "method": "update"}, {"args": [{"marker.color": [["#B0BEC5", "#B0BEC5", "#B0BEC5", "#B0BEC5", "#B0BEC5", "#B0BEC5", "#B0BEC5", "#B0BEC5", "#B0BEC5", "#B0BEC5", "#B0BEC5", "#B0BEC5", "#B0BEC5", "#B0BEC5", "#B0BEC5", "#B0BEC5", "#B0BEC5", "#B0BEC5", "#B0BEC5", "#B0BEC5", "#B0BEC5", "#B0BEC5", "#B0BEC5", "#B0BEC5", "#B0BEC5", "#B0BEC5", "#B0BEC5", "#B0BEC5", "#B0BEC5", "#B0BEC5", "#B0BEC5", "#B0BEC5", "#B0BEC5", "#B0BEC5", "#B0BEC5", "#B0BEC5", "#B0BEC5", "#B0BEC5", "#B0BEC5", "#B0BEC5", "red", "#B0BEC5", "#B0BEC5", "#B0BEC5", "#B0BEC5", "#B0BEC5", "#B0BEC5", "#B0BEC5", "#B0BEC5", "#B0BEC5"]]}], "label": "Topic 40", "method": "update"}, {"args": [{"marker.color": [["#B0BEC5", "#B0BEC5", "#B0BEC5", "#B0BEC5", "#B0BEC5", "#B0BEC5", "#B0BEC5", "#B0BEC5", "#B0BEC5", "#B0BEC5", "#B0BEC5", "#B0BEC5", "#B0BEC5", "#B0BEC5", "#B0BEC5", "#B0BEC5", "#B0BEC5", "#B0BEC5", "#B0BEC5", "#B0BEC5", "#B0BEC5", "#B0BEC5", "#B0BEC5", "#B0BEC5", "#B0BEC5", "#B0BEC5", "#B0BEC5", "#B0BEC5", "#B0BEC5", "#B0BEC5", "#B0BEC5", "#B0BEC5", "#B0BEC5", "#B0BEC5", "#B0BEC5", "#B0BEC5", "#B0BEC5", "#B0BEC5", "#B0BEC5", "#B0BEC5", "#B0BEC5", "red", "#B0BEC5", "#B0BEC5", "#B0BEC5", "#B0BEC5", "#B0BEC5", "#B0BEC5", "#B0BEC5", "#B0BEC5"]]}], "label": "Topic 41", "method": "update"}, {"args": [{"marker.color": [["#B0BEC5", "#B0BEC5", "#B0BEC5", "#B0BEC5", "#B0BEC5", "#B0BEC5", "#B0BEC5", "#B0BEC5", "#B0BEC5", "#B0BEC5", "#B0BEC5", "#B0BEC5", "#B0BEC5", "#B0BEC5", "#B0BEC5", "#B0BEC5", "#B0BEC5", "#B0BEC5", "#B0BEC5", "#B0BEC5", "#B0BEC5", "#B0BEC5", "#B0BEC5", "#B0BEC5", "#B0BEC5", "#B0BEC5", "#B0BEC5", "#B0BEC5", "#B0BEC5", "#B0BEC5", "#B0BEC5", "#B0BEC5", "#B0BEC5", "#B0BEC5", "#B0BEC5", "#B0BEC5", "#B0BEC5", "#B0BEC5", "#B0BEC5", "#B0BEC5", "#B0BEC5", "#B0BEC5", "red", "#B0BEC5", "#B0BEC5", "#B0BEC5", "#B0BEC5", "#B0BEC5", "#B0BEC5", "#B0BEC5"]]}], "label": "Topic 42", "method": "update"}, {"args": [{"marker.color": [["#B0BEC5", "#B0BEC5", "#B0BEC5", "#B0BEC5", "#B0BEC5", "#B0BEC5", "#B0BEC5", "#B0BEC5", "#B0BEC5", "#B0BEC5", "#B0BEC5", "#B0BEC5", "#B0BEC5", "#B0BEC5", "#B0BEC5", "#B0BEC5", "#B0BEC5", "#B0BEC5", "#B0BEC5", "#B0BEC5", "#B0BEC5", "#B0BEC5", "#B0BEC5", "#B0BEC5", "#B0BEC5", "#B0BEC5", "#B0BEC5", "#B0BEC5", "#B0BEC5", "#B0BEC5", "#B0BEC5", "#B0BEC5", "#B0BEC5", "#B0BEC5", "#B0BEC5", "#B0BEC5", "#B0BEC5", "#B0BEC5", "#B0BEC5", "#B0BEC5", "#B0BEC5", "#B0BEC5", "#B0BEC5", "red", "#B0BEC5", "#B0BEC5", "#B0BEC5", "#B0BEC5", "#B0BEC5", "#B0BEC5"]]}], "label": "Topic 43", "method": "update"}, {"args": [{"marker.color": [["#B0BEC5", "#B0BEC5", "#B0BEC5", "#B0BEC5", "#B0BEC5", "#B0BEC5", "#B0BEC5", "#B0BEC5", "#B0BEC5", "#B0BEC5", "#B0BEC5", "#B0BEC5", "#B0BEC5", "#B0BEC5", "#B0BEC5", "#B0BEC5", "#B0BEC5", "#B0BEC5", "#B0BEC5", "#B0BEC5", "#B0BEC5", "#B0BEC5", "#B0BEC5", "#B0BEC5", "#B0BEC5", "#B0BEC5", "#B0BEC5", "#B0BEC5", "#B0BEC5", "#B0BEC5", "#B0BEC5", "#B0BEC5", "#B0BEC5", "#B0BEC5", "#B0BEC5", "#B0BEC5", "#B0BEC5", "#B0BEC5", "#B0BEC5", "#B0BEC5", "#B0BEC5", "#B0BEC5", "#B0BEC5", "#B0BEC5", "red", "#B0BEC5", "#B0BEC5", "#B0BEC5", "#B0BEC5", "#B0BEC5"]]}], "label": "Topic 44", "method": "update"}, {"args": [{"marker.color": [["#B0BEC5", "#B0BEC5", "#B0BEC5", "#B0BEC5", "#B0BEC5", "#B0BEC5", "#B0BEC5", "#B0BEC5", "#B0BEC5", "#B0BEC5", "#B0BEC5", "#B0BEC5", "#B0BEC5", "#B0BEC5", "#B0BEC5", "#B0BEC5", "#B0BEC5", "#B0BEC5", "#B0BEC5", "#B0BEC5", "#B0BEC5", "#B0BEC5", "#B0BEC5", "#B0BEC5", "#B0BEC5", "#B0BEC5", "#B0BEC5", "#B0BEC5", "#B0BEC5", "#B0BEC5", "#B0BEC5", "#B0BEC5", "#B0BEC5", "#B0BEC5", "#B0BEC5", "#B0BEC5", "#B0BEC5", "#B0BEC5", "#B0BEC5", "#B0BEC5", "#B0BEC5", "#B0BEC5", "#B0BEC5", "#B0BEC5", "#B0BEC5", "red", "#B0BEC5", "#B0BEC5", "#B0BEC5", "#B0BEC5"]]}], "label": "Topic 45", "method": "update"}, {"args": [{"marker.color": [["#B0BEC5", "#B0BEC5", "#B0BEC5", "#B0BEC5", "#B0BEC5", "#B0BEC5", "#B0BEC5", "#B0BEC5", "#B0BEC5", "#B0BEC5", "#B0BEC5", "#B0BEC5", "#B0BEC5", "#B0BEC5", "#B0BEC5", "#B0BEC5", "#B0BEC5", "#B0BEC5", "#B0BEC5", "#B0BEC5", "#B0BEC5", "#B0BEC5", "#B0BEC5", "#B0BEC5", "#B0BEC5", "#B0BEC5", "#B0BEC5", "#B0BEC5", "#B0BEC5", "#B0BEC5", "#B0BEC5", "#B0BEC5", "#B0BEC5", "#B0BEC5", "#B0BEC5", "#B0BEC5", "#B0BEC5", "#B0BEC5", "#B0BEC5", "#B0BEC5", "#B0BEC5", "#B0BEC5", "#B0BEC5", "#B0BEC5", "#B0BEC5", "#B0BEC5", "red", "#B0BEC5", "#B0BEC5", "#B0BEC5"]]}], "label": "Topic 46", "method": "update"}, {"args": [{"marker.color": [["#B0BEC5", "#B0BEC5", "#B0BEC5", "#B0BEC5", "#B0BEC5", "#B0BEC5", "#B0BEC5", "#B0BEC5", "#B0BEC5", "#B0BEC5", "#B0BEC5", "#B0BEC5", "#B0BEC5", "#B0BEC5", "#B0BEC5", "#B0BEC5", "#B0BEC5", "#B0BEC5", "#B0BEC5", "#B0BEC5", "#B0BEC5", "#B0BEC5", "#B0BEC5", "#B0BEC5", "#B0BEC5", "#B0BEC5", "#B0BEC5", "#B0BEC5", "#B0BEC5", "#B0BEC5", "#B0BEC5", "#B0BEC5", "#B0BEC5", "#B0BEC5", "#B0BEC5", "#B0BEC5", "#B0BEC5", "#B0BEC5", "#B0BEC5", "#B0BEC5", "#B0BEC5", "#B0BEC5", "#B0BEC5", "#B0BEC5", "#B0BEC5", "#B0BEC5", "#B0BEC5", "red", "#B0BEC5", "#B0BEC5"]]}], "label": "Topic 47", "method": "update"}, {"args": [{"marker.color": [["#B0BEC5", "#B0BEC5", "#B0BEC5", "#B0BEC5", "#B0BEC5", "#B0BEC5", "#B0BEC5", "#B0BEC5", "#B0BEC5", "#B0BEC5", "#B0BEC5", "#B0BEC5", "#B0BEC5", "#B0BEC5", "#B0BEC5", "#B0BEC5", "#B0BEC5", "#B0BEC5", "#B0BEC5", "#B0BEC5", "#B0BEC5", "#B0BEC5", "#B0BEC5", "#B0BEC5", "#B0BEC5", "#B0BEC5", "#B0BEC5", "#B0BEC5", "#B0BEC5", "#B0BEC5", "#B0BEC5", "#B0BEC5", "#B0BEC5", "#B0BEC5", "#B0BEC5", "#B0BEC5", "#B0BEC5", "#B0BEC5", "#B0BEC5", "#B0BEC5", "#B0BEC5", "#B0BEC5", "#B0BEC5", "#B0BEC5", "#B0BEC5", "#B0BEC5", "#B0BEC5", "#B0BEC5", "red", "#B0BEC5"]]}], "label": "Topic 48", "method": "update"}, {"args": [{"marker.color": [["#B0BEC5", "#B0BEC5", "#B0BEC5", "#B0BEC5", "#B0BEC5", "#B0BEC5", "#B0BEC5", "#B0BEC5", "#B0BEC5", "#B0BEC5", "#B0BEC5", "#B0BEC5", "#B0BEC5", "#B0BEC5", "#B0BEC5", "#B0BEC5", "#B0BEC5", "#B0BEC5", "#B0BEC5", "#B0BEC5", "#B0BEC5", "#B0BEC5", "#B0BEC5", "#B0BEC5", "#B0BEC5", "#B0BEC5", "#B0BEC5", "#B0BEC5", "#B0BEC5", "#B0BEC5", "#B0BEC5", "#B0BEC5", "#B0BEC5", "#B0BEC5", "#B0BEC5", "#B0BEC5", "#B0BEC5", "#B0BEC5", "#B0BEC5", "#B0BEC5", "#B0BEC5", "#B0BEC5", "#B0BEC5", "#B0BEC5", "#B0BEC5", "#B0BEC5", "#B0BEC5", "#B0BEC5", "#B0BEC5", "red"]]}], "label": "Topic 49", "method": "update"}]}], "title": {"font": {"color": "Black", "size": 22}, "text": "<b>Intertopic Distance Map</b>", "x": 0.5, "xanchor": "center", "y": 0.95, "yanchor": "top"}, "width": 650, "xaxis": {"anchor": "y", "domain": [0, 1], "range": [-7.845, 17.96], "title": {"text": ""}, "visible": false}, "yaxis": {"anchor": "x", "domain": [0, 1], "range": [-6.732, 10.98], "title": {"text": ""}, "visible": false}}}
